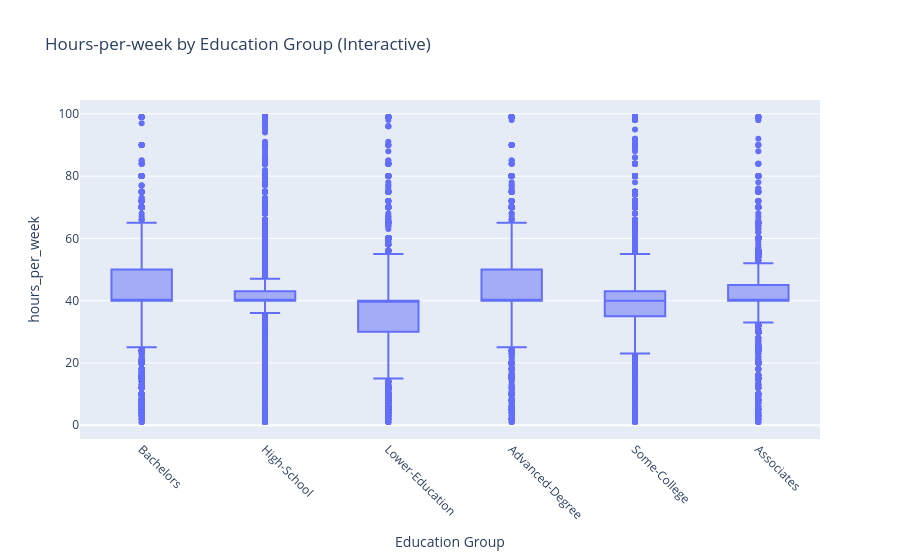

Here is the notebook cell this chart was saved with:
### Code cell
fig = px.box(
    df,
    x='education_grouped',
    y='hours_per_week',
    title="Hours-per-week by Education Group (Interactive)",
    labels={'education_grouped': 'Education Group', 'hours-per-week': 'Hours per Week'}
)

fig.update_traces(hovertemplate='Hours: %{y}')
fig.update_layout(xaxis_tickangle=45)

fig.show()

### Figure 1 — Plotly figure (JSON) as saved in the notebook; plotly's stock layout.template omitted (floating-point values rounded to 4 significant figures; data arrays with more than 128 entries replaced by an {"elided": "..."} marker saying what was removed)
{"data": [{"alignmentgroup": "True", "hovertemplate": "Hours: %{y}", "legendgroup": "", "marker": {"color": "#636efa"}, "name": "", "notched": false, "offsetgroup": "", "orientation": "v", "showlegend": false, "type": "box", "x": {"elided": "48813 str values"}, "x0": " ", "xaxis": "x", "y": {"elided": "48813 int values"}, "y0": " ", "yaxis": "y"}], "layout": {"boxmode": "group", "legend": {"tracegroupgap": 0}, "title": {"text": "Hours-per-week by Education Group (Interactive)"}, "xaxis": {"anchor": "y", "domain": [0, 1], "tickangle": 45, "title": {"text": "Education Group"}}, "yaxis": {"anchor": "x", "domain": [0, 1], "title": {"text": "hours_per_week"}}}}
